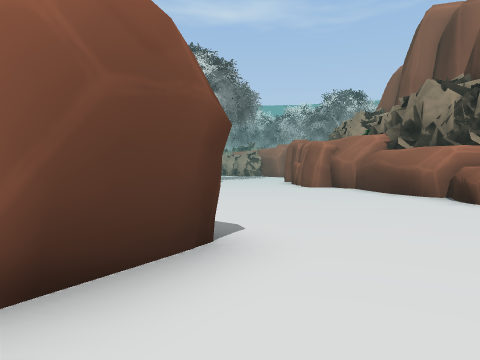
view 1 (above)

23 first-person views from a walk through a scene from a Unity 3-D project. The camera is 1.2 m above the floor, tilts 2° down and sees 70° across. The floor is counted in squares, 2 m on a side. Each view is taken from the middle of a square. On the plan, view 1 faces up. The plan holds only what a view shows up to about 10 squares ahead; the rest is blank. The place goes on beyond the plan. The player is left out. Some surface patterns are stand-ins.

view 2
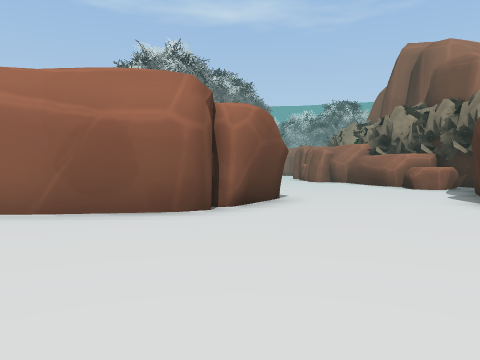

view 3
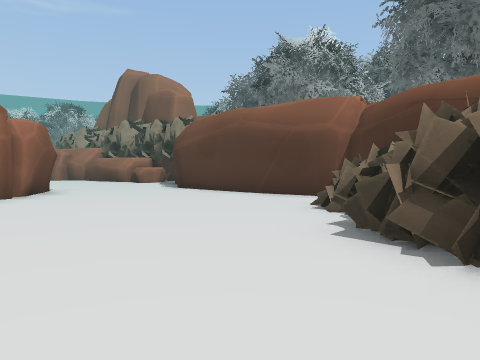

view 4
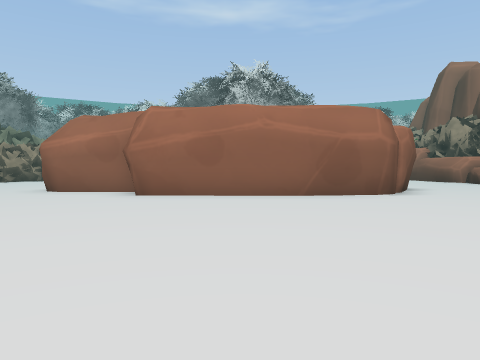

view 5
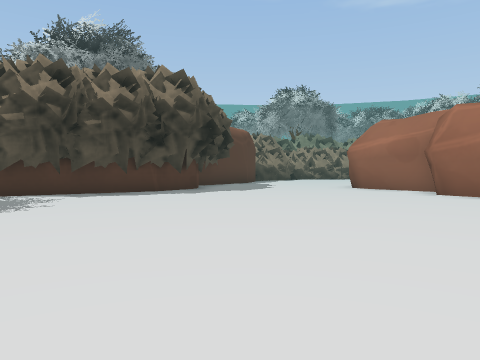

view 6
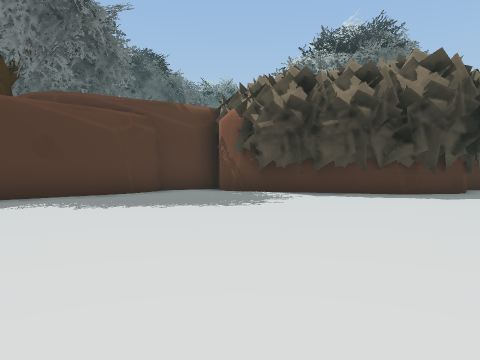

view 7
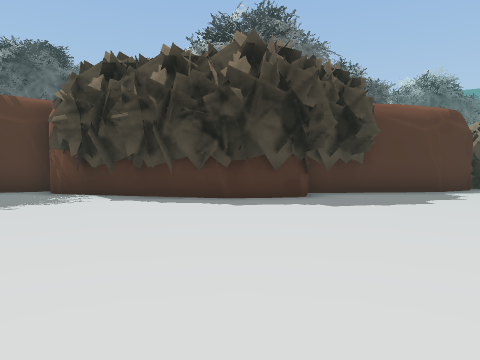

view 8
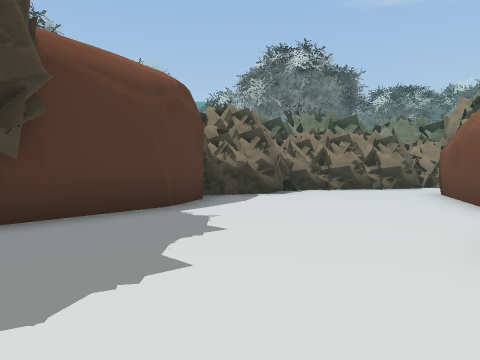

view 9
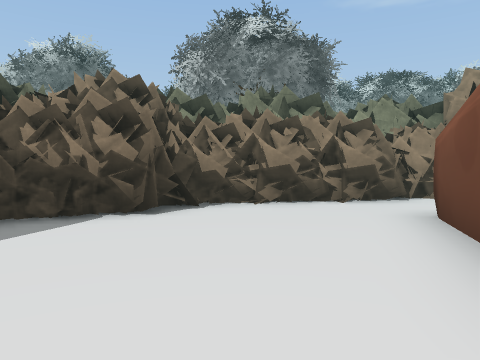

view 10
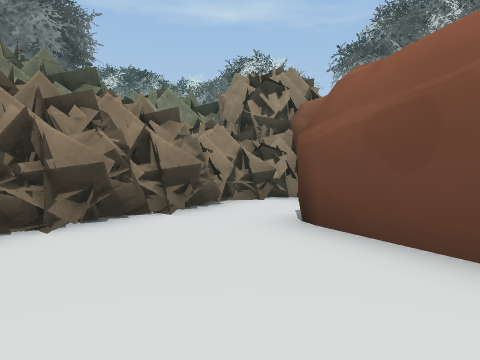

view 11
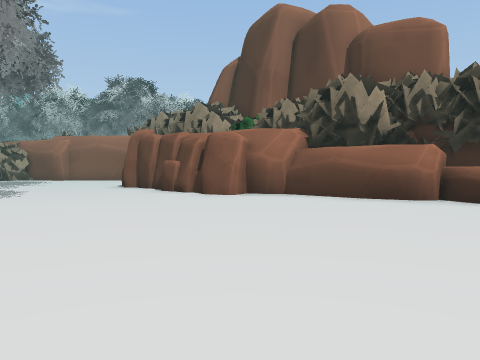

view 12
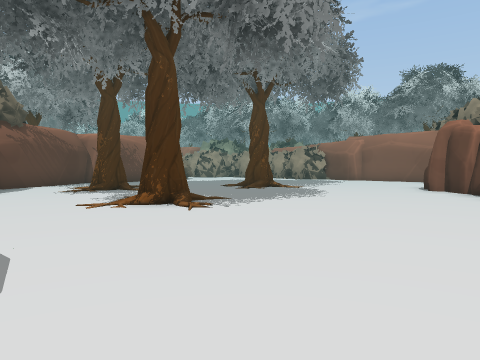

view 13
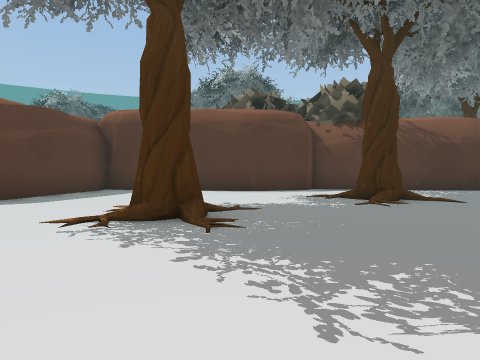

view 14
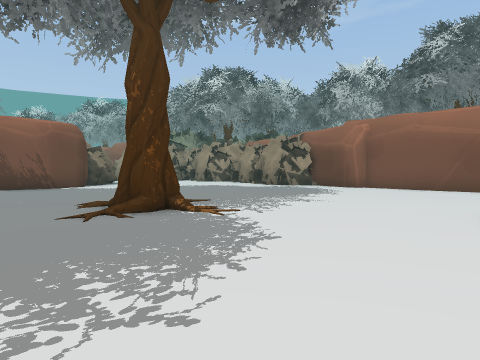

view 15
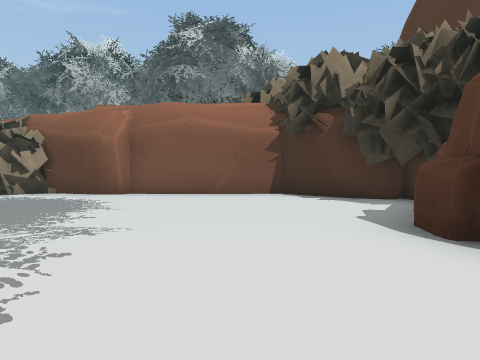

view 16
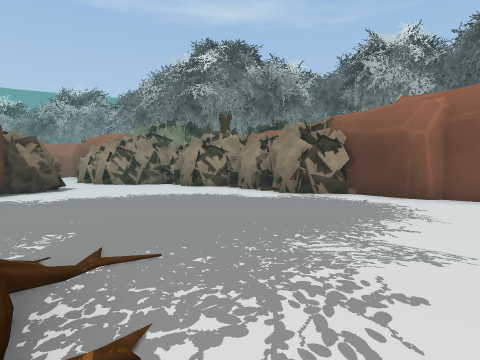

view 17
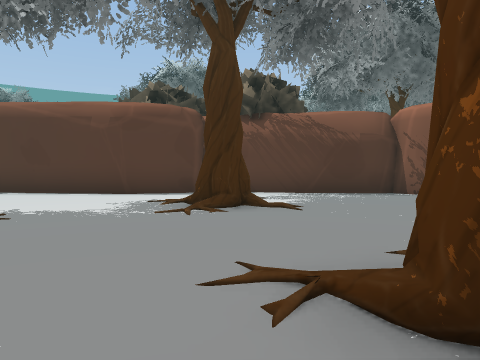

view 18
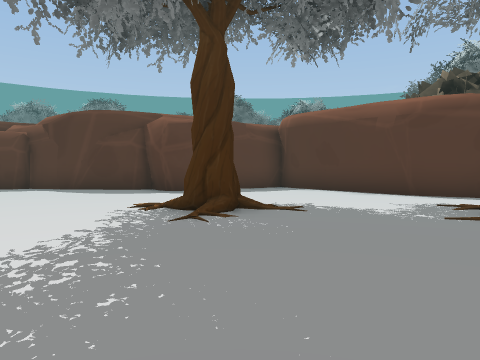

view 19
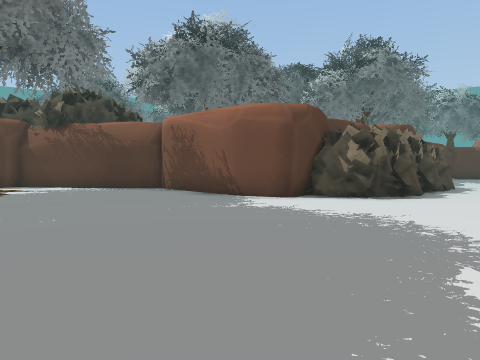

view 20
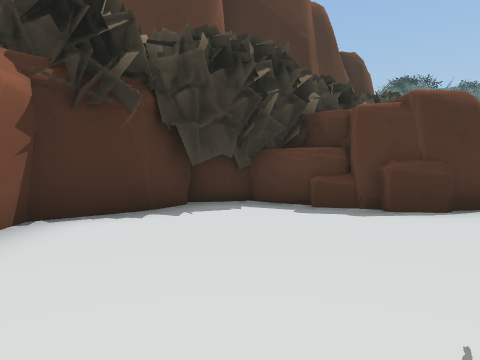

view 21
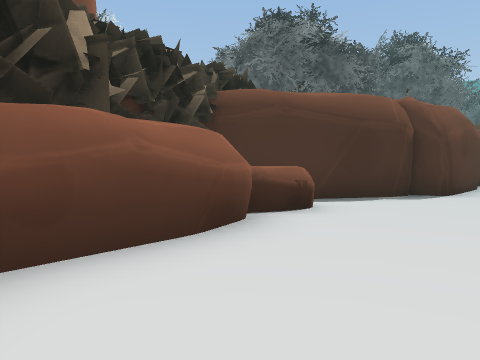

view 22
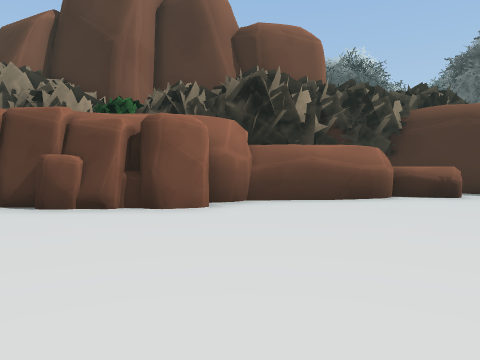

view 23
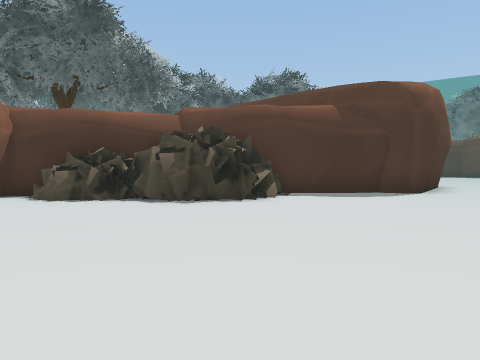

### Floor plan
Points are (right, up) in squares from view 1. A wall is a line through its corners. A room is listed if a view was taken in it or the views show most of it. See-through windows are left out.
Room 1 (views 1, 2, 3, 4, 5, 6, 7, 8, 9, 10, 23)
walls: (-7.6, 1.6) (-10, 1.6); (-12.8, -3) (-12.8, -3.5); (-12.9, -2.5) (-12.7, -3.3) (-13.8, -7.2); (-12.8, -4.3) (-12.1, -4.3); (-3, 0.4) (-7.3, 0.5) (-7.6, 0.8); (-1.8, 0.6) (-3.4, 0.3); (-13.7, -6.8) (-13.9, -7.3) (-14.2, -7.5); (-13.7, -6.8) (-13.9, -7.3); (-14.7, 2.3) (-14.5, 1.8); (-11.1, 5.4) (-12.4, 7.9); (-15.1, -7.5) (-14.7, -7.9) (-14.1, -9) (-13, -9.6) (-12.1, -10.5); (-15.3, 3.3) (-14.5, 2) (-14.1, -1.4); (-0.8, -9.3) (0.3, -8.4); (-2.1, -10.5) (-1.6, -10.3) (-0.4, -8.9); (3.1, -2.1) (3, 0.6); (2.4, -5.9) (3.6, -3.5); (3.4, -3.6) (3, -1.6)
ways out: opening at (0.5, 1) to room 2
objects: other object (-18, 5) to (-17, 6); other object (-17, 4) to (-16, 5); other object (-17, 6) to (-15, 8); other object (-16, 8) to (-15, 9); other object (-16, 9) to (-14, 10); other object (-15, 5); other object (-13, -6); other object (-13, -5) to (-12, -5); other object (-13, -2); other object (-13, -1); other object (-12, -3); other object (0, -8) to (1, -6); other object (1, -6) to (3, -4)
Room 2 (views 11, 12, 13, 14, 15, 16, 17, 18, 19, 20, 21, 22)
walls: (-9, 13.6) (-8.9, 13.1); (-9.3, 14.9) (-8.9, 13.3) (-9.4, 9.3); (3.4, 9.7) (3, 10.1) (2.8, 10.6); (-9.1, 18.2) (-9.8, 15); (5.7, 17.5) (5.3, 18.5) (5.3, 20) (4.1, 20.9); (-5.7, 7.5) (-4.3, 5.9); (2.6, 22.2) (2.2, 22.5); (4.6, 20.5) (2.8, 22.5); (2.3, 22.5) (1.5, 24); (-4.8, 6.5) (-3.7, 4.7); (-9.4, 9.7) (-9.5, 9.3) (-5.8, 8.4) (-6, 7.4); (-9.4, 9.7) (-9.5, 9.3); (1.7, 23.6) (1.4, 24.2); (-4.4, 5.9) (-4.2, 5.4); (-6.4, 23.5) (-5.9, 23.1) (-6.5, 21.8) (-9, 19.6) (-9.1, 17.7); (-3.5, 4.8) (-3, 4.6); (6, 6.5) (5.8, 7.2); (-0.1, 2.7) (-1.2, 1) (-1.8, 0.6); (4.4, 3.9) (6.1, 6); (-0.8, 1.6) (-1.1, 1.2); (-0.7, 1.6) (-1, 1.3); (3, 1.9) (3.6, 2); (3.5, 1.9) (3.7, 2.6) (4.6, 4.3); (3, 0.6) (3, 1.8) (3.6, 2)
low walls: (2.6, 22.3) (2.3, 22.7); (3, 1.4) (3, 1.8) (3.5, 1.9)
ways out: opening at (0.5, 1) to room 1
objects: other object (-9, 26) to (-7, 26); other object (-7, 15) to (-6, 16); other object (-7, 24) to (-6, 25); other object (-5, 12) to (-4, 12); other object (-3, 17) to (-2, 17); other object (-1, 25) to (0, 26); other object (0, 24) to (1, 26); other object (2, 11); other object (2, 12); other object (2, 13); other object (2, 15); other object (3, 13); other object (3, 14); other object (3, 16); other object (4, 6) to (5, 7); other object (4, 8) to (4, 10); other object (4, 16); other object (5, 15); other object (5, 16); other object (5, 17); other object (5, 18); other object (6, 15)

Positions as (right, up) in squares from view 1, and headings:
1: (0, 0), facing up
2: (-1, -4), facing up
3: (-3, -7), facing up-right
4: (-5, -7), facing up
5: (-5, -8), facing up-left
6: (-5, -7), facing left
7: (-6, -3), facing left
8: (-10, -1), facing up-left
9: (-11, 3), facing up-left
10: (-13, 4), facing up
11: (-3, 5), facing up-right
12: (-3, 6), facing up
13: (0, 13), facing left
14: (-1, 12), facing up
15: (-1, 15), facing up-right
16: (-1, 16), facing up
17: (-1, 16), facing left
18: (-1, 16), facing down-left
19: (1, 22), facing left
20: (1, 21), facing down-right
21: (1, 10), facing down-right
22: (-3, 10), facing right
23: (-5, -2), facing down-right
